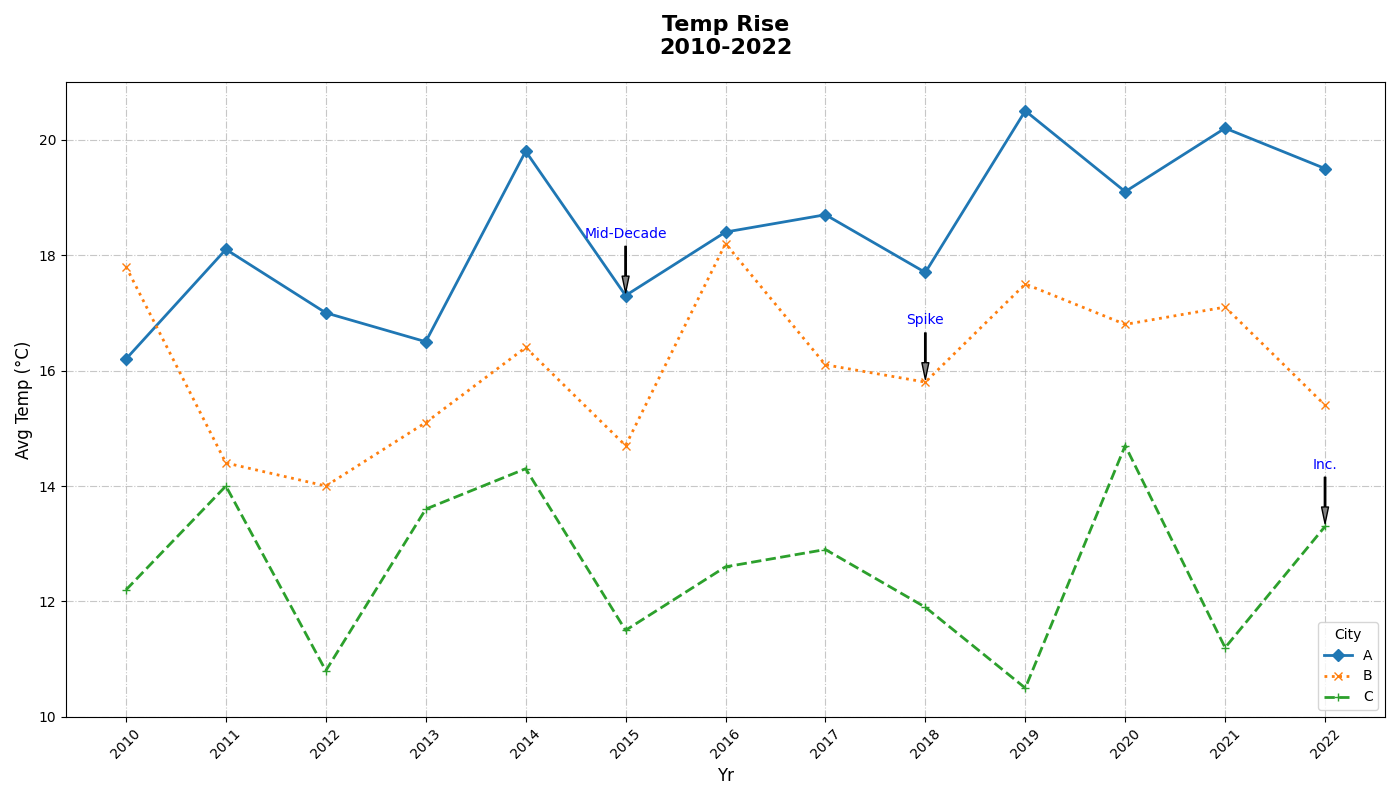

Here is the Python script that generated this plot:
import matplotlib.pyplot as plt
import numpy as np

years = np.arange(2010, 2023)

city_A_temps = [16.2, 18.1, 17.0, 16.5, 19.8, 17.3, 18.4, 18.7, 17.7, 20.5, 19.1, 20.2, 19.5]
city_B_temps = [17.8, 14.4, 14.0, 15.1, 16.4, 14.7, 18.2, 16.1, 15.8, 17.5, 16.8, 17.1, 15.4]
city_C_temps = [12.2, 14.0, 10.8, 13.6, 14.3, 11.5, 12.6, 12.9, 11.9, 10.5, 14.7, 11.2, 13.3]

fig, ax = plt.subplots(figsize=(14, 8))

# Stylistic changes
ax.plot(years, city_A_temps, marker='D', linestyle='-', color='#1f77b4', linewidth=2, label='A')
ax.plot(years, city_B_temps, marker='x', linestyle=':', color='#ff7f0e', linewidth=2, label='B')
ax.plot(years, city_C_temps, marker='+', linestyle='--', color='#2ca02c', linewidth=2, label='C')

ax.set_title('Temp Rise\n2010-2022', fontsize=16, fontweight='bold', pad=20)
ax.set_xlabel('Yr', fontsize=12)
ax.set_ylabel('Avg Temp (°C)', fontsize=12)

ax.set_xticks(years)
ax.set_xticklabels(years, rotation=45)

ax.legend(title='City', loc='lower right', fontsize=10)

annotations = {
    2015: ("Mid-Decade", city_A_temps[5]),
    2018: ("Spike", city_B_temps[8]),
    2022: ("Inc.", city_C_temps[12]),
}

for year, (text, y_value) in annotations.items():
    ax.annotate(text, xy=(year, y_value), xytext=(year, y_value + 1),
                arrowprops=dict(facecolor='grey', shrink=0.05, width=1, headwidth=5), fontsize=10, color='blue', ha='center')

ax.grid(True, linestyle='-.', alpha=0.7)

plt.tight_layout()

plt.show()
